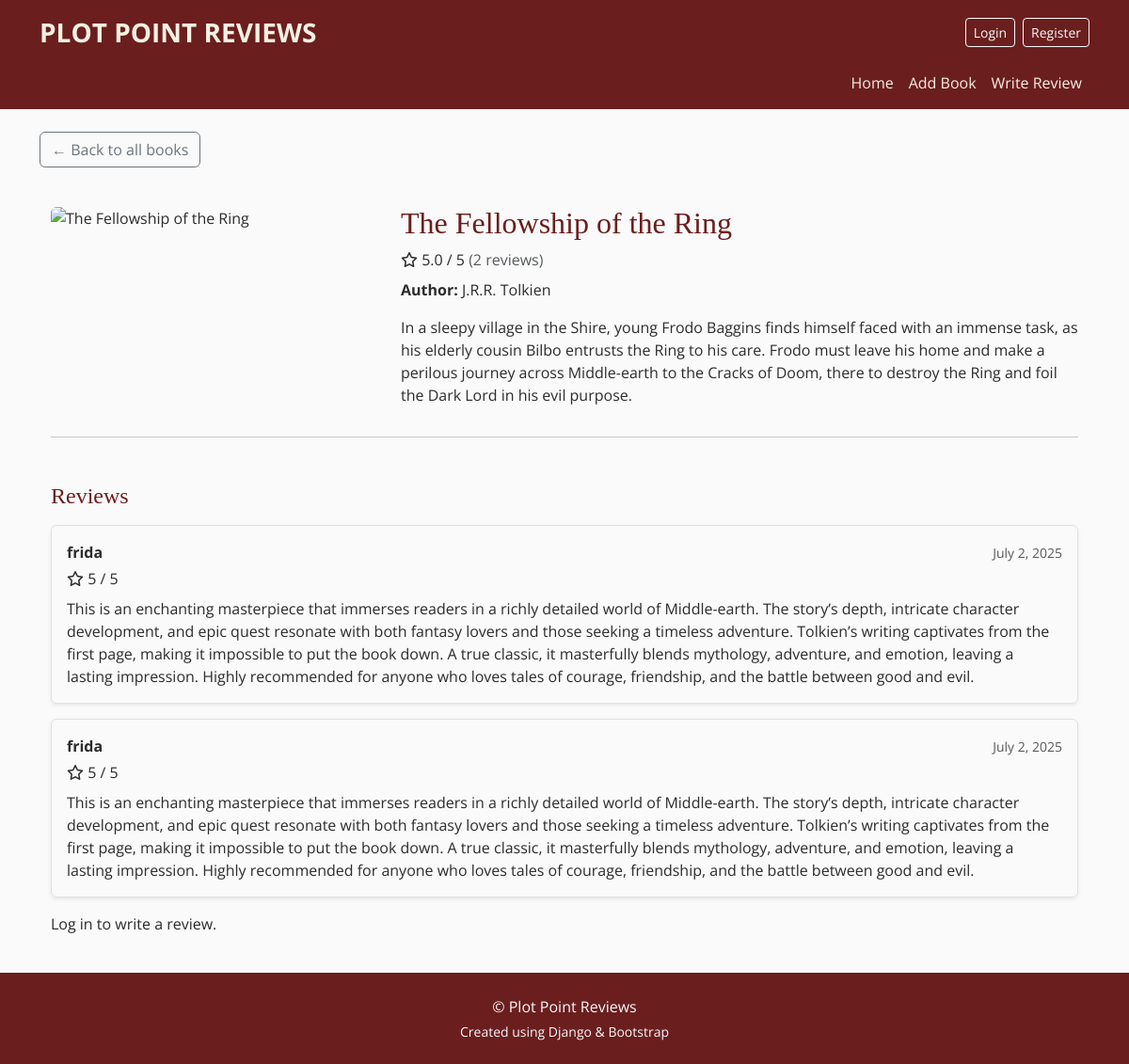
Screenshot of /book/1/ with the database file from the repository.
### books/models.py (models this page shows, shortened)
class Book(models.Model):
    title = models.CharField(max_length=255)
    author = models.CharField(max_length=255)
    cover = CloudinaryField('image')
    description = models.TextField(default='No description yet')
    @property
    def average_rating(self):
        reviews = self.reviews.all()
        if reviews.exists():
            return round(sum([r.rating for r in reviews]) / reviews.count(), 1)
        return None
    @property
    def review_count(self):
        return self.reviews.count()

class Review(models.Model):
    book = models.ForeignKey(Book, on_delete=models.CASCADE, related_name='reviews')
    user = models.ForeignKey(User, on_delete=models.CASCADE, related_name='reviews')
    rating = models.PositiveSmallIntegerField()
    content = models.TextField()
    created_at = models.DateTimeField(auto_now_add=True)

### books/views.py (the view)
# urls.py: path('book/<int:pk>/', views.book_detail, name='book_detail'),
def book_detail(request, pk):
    book = get_object_or_404(Book, pk=pk)
    reviews = Review.objects.filter(book=book).order_by('-created_at')
    user_review = None
    if request.user.is_authenticated:
        user_review = Review.objects.filter(book=book, user=request.user).first()
        if request.method == 'POST' and not user_review:
            form = ReviewForm(request.POST)
            if form.is_valid():
                review = form.save(commit=False)
                review.book = book
                review.user = request.user
                review.save()
                messages.success(request, 'Thank you for your review!')
                return redirect('book_detail', pk=book.pk)
        else:
            form = ReviewForm()
    else:
        form = None
    return render(request, 'books/book_detail.html', {
        'book': book,
        'reviews': reviews,
        'form': form,
        'user_review': user_review
    })

### books/templates/books/book_detail.html
{% extends 'base.html' %}
{% load static %}
{% block content %}
<a href="{% url 'book_list' %}" class="btn btn-outline-secondary mb-3">
  ← Back to all books
</a>
<div class="container mt-4">
  <div class="row">
    <div class="col-md-4">
      {% if book.cover %}
        <img src="{{ book.cover.url }}" class="img-fluid rounded" alt="{{ book.title }}">
      {% endif %}
    </div>
    <div class="col-md-8">
    <h2>{{ book.title }}</h2>
    {% if book.average_rating %}
        <p class="mb-2">
        <i class="fa-regular fa-star"></i>
        {{ book.average_rating }} / 5
        <span class="text-muted">({{ book.review_count }} review{{ book.review_count|pluralize }})</span>
        </p>
    {% else %}
        <p class="text-muted">No reviews yet</p>
    {% endif %}
      <p><strong>Author:</strong> {{ book.author }}</p>
      <p>{{ book.description }}</p>
    </div>
  </div>
  <hr>
<h4 class="mt-5 mb-3">Reviews</h4>
{% if book.reviews.all %}
  {% for review in book.reviews.all %}
    <div class="border rounded p-3 mb-3 shadow-sm">
      <div class="d-flex justify-content-between align-items-center mb-1">
        <strong>{{ review.user.username }}</strong>
        <small class="text-muted">{{ review.created_at|date:"F j, Y" }}</small>
      </div>
      <div class="mb-2">
        <i class="fa-regular fa-star"></i>
        {{ review.rating }} / 5
      </div>
      <p class="mb-0">{{ review.content }}</p>
    </div>
  {% endfor %}
{% else %}
  <p class="text-muted">No reviews yet for this book.</p>
{% endif %}
{% if user.is_authenticated %}
  {% if user_review %}
    <p class="text-muted">You’ve already reviewed this book.</p>
  {% else %}
    <hr>
    <h5 class="mb-3">Leave a review</h5>
    <form method="POST">
      {% csrf_token %}
      <div class="mb-3">
        {{ form.rating.label_tag }}
        {{ form.rating }}
      </div>
      <div class="mb-3">
        {{ form.content.label_tag }}
        {{ form.content }}
      </div>
      <button type="submit" class="btn btn-submit">
        <i class="fa-solid fa-paper-plane"></i> Submit Review
      </button>
    </form>
  {% endif %}
{% else %}
  <p class="mt-3">Log in to write a review.</p>
{% endif %}
</div>
{% endblock %}

### static/css/style.css (style rules this page uses)
html, body { height: 100%; display: flex; flex-direction: column; font-family: 'Open Sans', sans-serif; background-color: #FAFAFA; color: #2C2C2C; margin: 0; padding: 0; }
h1, h2, h3, h4, h5, h6, .card-title { font-family: 'Playfair Display', serif; color: #6B1E1E; }

### rows the page displays
Book: title "The Fellowship of the Ring", average_rating "5.0", review_count "2", author "J.R.R. Tolkien", description "In a sleepy village in the Shire, young Frodo Baggins finds himself faced with an immense task, as his elderly cousin Bilbo entrusts the Ring to his care. Frodo must leave his home and make a perilous journey across Middle-earth to the Cracks of Doom, there to destroy the Ring and foil the Dark Lord in his evil purpose."
Review: user.username "frida", created_at "July 2, 2025", rating "5", content "This is an enchanting masterpiece that immerses readers in a richly detailed world of Middle-earth. The story’s depth, intricate character development, and epic quest resonate with both fantasy lovers and those seeking a timeless adventure. Tolkien’s writing captivates from the first page, making it impossible to put the book down. A true classic, it masterfully blends mythology, adventure, and emotion, leaving a lasting impression. Highly recommended for anyone who loves tales of courage, friendship, and the battle between good and evil."
Review: user.username "frida", created_at "July 2, 2025", rating "5", content "This is an enchanting masterpiece that immerses readers in a richly detailed world of Middle-earth. The story’s depth, intricate character development, and epic quest resonate with both fantasy lovers and those seeking a timeless adventure. Tolkien’s writing captivates from the first page, making it impossible to put the book down. A true classic, it masterfully blends mythology, adventure, and emotion, leaving a lasting impression. Highly recommended for anyone who loves tales of courage, friendship, and the battle between good and evil."
